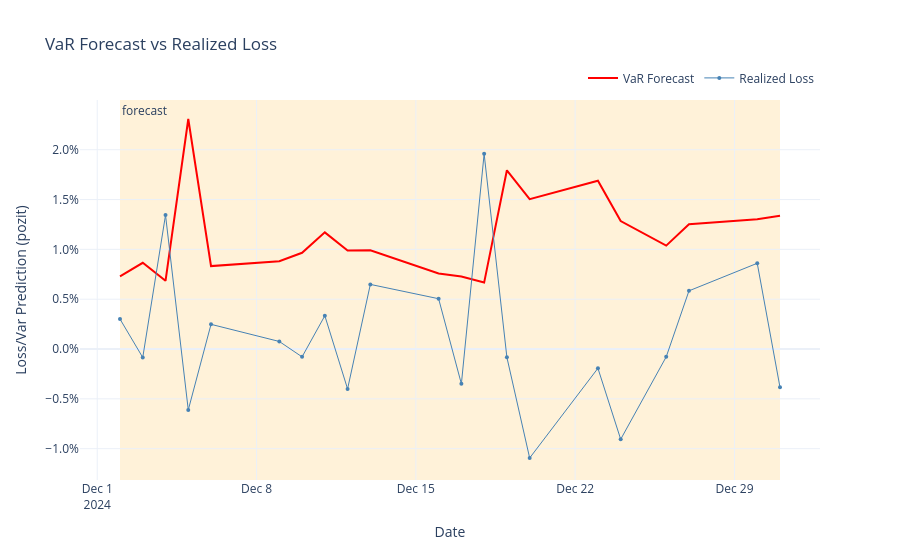

Notebook source saved alongside this figure:
### Code cell
plot_var_vs_loss(var_df, residualbank, calendar=calendar_last_180_days)   # calendar verilirse train/forecast bantlari cizilir
